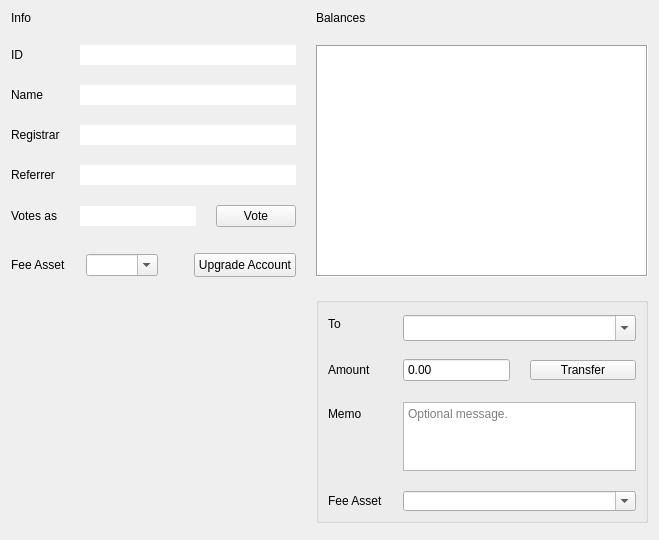
<?xml version="1.0" encoding="UTF-8"?>
<ui version="4.0">
 <class>DashboardTab</class>
 <widget class="QWidget" name="DashboardTab">
  <property name="geometry">
   <rect>
    <x>0</x>
    <y>0</y>
    <width>659</width>
    <height>540</height>
   </rect>
  </property>
  <property name="windowTitle">
   <string>Form</string>
  </property>
  <property name="styleSheet">
   <string notr="true">QLineEdit {
	padding-left: 4px;
}
</string>
  </property>
  <layout class="QGridLayout" name="gridLayout">
   <property name="spacing">
    <number>20</number>
   </property>
   <item row="1" column="1">
    <widget class="QGroupBox" name="transferGroup">
     <property name="sizePolicy">
      <sizepolicy hsizetype="Expanding" vsizetype="Preferred">
       <horstretch>0</horstretch>
       <verstretch>0</verstretch>
      </sizepolicy>
     </property>
     <property name="maximumSize">
      <size>
       <width>400</width>
       <height>16777215</height>
      </size>
     </property>
     <property name="title">
      <string/>
     </property>
     <layout class="QFormLayout" name="formLayout">
      <property name="fieldGrowthPolicy">
       <enum>QFormLayout::AllNonFixedFieldsGrow</enum>
      </property>
      <property name="horizontalSpacing">
       <number>20</number>
      </property>
      <property name="verticalSpacing">
       <number>20</number>
      </property>
      <item row="0" column="0">
       <widget class="QLabel" name="label_2">
        <property name="text">
         <string>To</string>
        </property>
       </widget>
      </item>
      <item row="0" column="1">
       <layout class="QHBoxLayout" name="horizontalLayout_4">
        <property name="spacing">
         <number>20</number>
        </property>
        <item>
         <widget class="QComboBox" name="transferToAccount">
          <property name="sizePolicy">
           <sizepolicy hsizetype="Preferred" vsizetype="Minimum">
            <horstretch>0</horstretch>
            <verstretch>0</verstretch>
           </sizepolicy>
          </property>
          <property name="minimumSize">
           <size>
            <width>0</width>
            <height>26</height>
           </size>
          </property>
          <property name="maximumSize">
           <size>
            <width>16777215</width>
            <height>20</height>
           </size>
          </property>
          <property name="editable">
           <bool>true</bool>
          </property>
         </widget>
        </item>
       </layout>
      </item>
      <item row="1" column="0">
       <widget class="QLabel" name="label_3">
        <property name="text">
         <string>Amount</string>
        </property>
       </widget>
      </item>
      <item row="1" column="1">
       <layout class="QHBoxLayout" name="horizontalLayout_6">
        <property name="spacing">
         <number>20</number>
        </property>
        <item>
         <widget class="QDoubleSpinBox" name="transferAmount">
          <property name="sizePolicy">
           <sizepolicy hsizetype="Preferred" vsizetype="Fixed">
            <horstretch>0</horstretch>
            <verstretch>1</verstretch>
           </sizepolicy>
          </property>
          <property name="minimumSize">
           <size>
            <width>0</width>
            <height>24</height>
           </size>
          </property>
          <property name="locale">
           <locale language="C" country="AnyCountry"/>
          </property>
          <property name="buttonSymbols">
           <enum>QAbstractSpinBox::NoButtons</enum>
          </property>
         </widget>
        </item>
        <item>
         <widget class="QPushButton" name="transferButton">
          <property name="minimumSize">
           <size>
            <width>0</width>
            <height>20</height>
           </size>
          </property>
          <property name="maximumSize">
           <size>
            <width>16777215</width>
            <height>20</height>
           </size>
          </property>
          <property name="text">
           <string>Transfer</string>
          </property>
         </widget>
        </item>
       </layout>
      </item>
      <item row="2" column="0">
       <widget class="QLabel" name="transferMemoLabel">
        <property name="text">
         <string>Memo</string>
        </property>
       </widget>
      </item>
      <item row="2" column="1">
       <widget class="QPlainTextEdit" name="transferMemo">
        <property name="sizePolicy">
         <sizepolicy hsizetype="Expanding" vsizetype="Expanding">
          <horstretch>0</horstretch>
          <verstretch>0</verstretch>
         </sizepolicy>
        </property>
        <property name="minimumSize">
         <size>
          <width>0</width>
          <height>50</height>
         </size>
        </property>
        <property name="maximumSize">
         <size>
          <width>2000</width>
          <height>100</height>
         </size>
        </property>
        <property name="sizeIncrement">
         <size>
          <width>0</width>
          <height>0</height>
         </size>
        </property>
        <property name="baseSize">
         <size>
          <width>0</width>
          <height>0</height>
         </size>
        </property>
        <property name="placeholderText">
         <string>Optional message.</string>
        </property>
       </widget>
      </item>
      <item row="3" column="0">
       <widget class="QLabel" name="transferFeeLabel">
        <property name="text">
         <string>Fee Asset</string>
        </property>
       </widget>
      </item>
      <item row="3" column="1">
       <layout class="QHBoxLayout" name="horizontalLayout_2">
        <property name="spacing">
         <number>20</number>
        </property>
        <item>
         <widget class="QComboBox" name="transferFeeAsset">
          <property name="minimumSize">
           <size>
            <width>0</width>
            <height>20</height>
           </size>
          </property>
          <property name="editable">
           <bool>true</bool>
          </property>
         </widget>
        </item>
       </layout>
      </item>
     </layout>
    </widget>
   </item>
   <item row="0" column="1">
    <layout class="QVBoxLayout" name="verticalLayout_3">
     <property name="spacing">
      <number>20</number>
     </property>
     <item>
      <widget class="QLabel" name="label_4">
       <property name="text">
        <string>Balances</string>
       </property>
      </widget>
     </item>
     <item>
      <widget class="QTableWidget" name="balanceTable">
       <property name="sizePolicy">
        <sizepolicy hsizetype="Expanding" vsizetype="Expanding">
         <horstretch>0</horstretch>
         <verstretch>0</verstretch>
        </sizepolicy>
       </property>
       <property name="frameShape">
        <enum>QFrame::Box</enum>
       </property>
       <property name="frameShadow">
        <enum>QFrame::Sunken</enum>
       </property>
       <property name="editTriggers">
        <set>QAbstractItemView::NoEditTriggers</set>
       </property>
       <property name="selectionMode">
        <enum>QAbstractItemView::SingleSelection</enum>
       </property>
       <property name="selectionBehavior">
        <enum>QAbstractItemView::SelectRows</enum>
       </property>
       <property name="showGrid">
        <bool>false</bool>
       </property>
       <attribute name="horizontalHeaderVisible">
        <bool>false</bool>
       </attribute>
       <attribute name="verticalHeaderVisible">
        <bool>false</bool>
       </attribute>
       <column>
        <property name="text">
         <string>Balance</string>
        </property>
       </column>
       <column>
        <property name="text">
         <string>Asset</string>
        </property>
       </column>
      </widget>
     </item>
    </layout>
   </item>
   <item row="2" column="1">
    <spacer name="verticalSpacer_2">
     <property name="orientation">
      <enum>Qt::Vertical</enum>
     </property>
     <property name="sizeHint" stdset="0">
      <size>
       <width>20</width>
       <height>40</height>
      </size>
     </property>
    </spacer>
   </item>
   <item row="0" column="0">
    <layout class="QVBoxLayout" name="verticalLayout_2">
     <property name="spacing">
      <number>20</number>
     </property>
     <item>
      <widget class="QLabel" name="label">
       <property name="text">
        <string>Info</string>
       </property>
      </widget>
     </item>
     <item>
      <layout class="QFormLayout" name="formLayout_2">
       <property name="fieldGrowthPolicy">
        <enum>QFormLayout::AllNonFixedFieldsGrow</enum>
       </property>
       <property name="horizontalSpacing">
        <number>20</number>
       </property>
       <property name="verticalSpacing">
        <number>20</number>
       </property>
       <item row="0" column="0">
        <widget class="QLabel" name="label_8">
         <property name="text">
          <string>ID</string>
         </property>
        </widget>
       </item>
       <item row="0" column="1">
        <widget class="QLineEdit" name="dashAccountId">
         <property name="minimumSize">
          <size>
           <width>0</width>
           <height>20</height>
          </size>
         </property>
         <property name="baseSize">
          <size>
           <width>0</width>
           <height>0</height>
          </size>
         </property>
         <property name="frame">
          <bool>false</bool>
         </property>
         <property name="readOnly">
          <bool>true</bool>
         </property>
        </widget>
       </item>
       <item row="1" column="0">
        <widget class="QLabel" name="label_12">
         <property name="text">
          <string>Name</string>
         </property>
        </widget>
       </item>
       <item row="1" column="1">
        <widget class="QLineEdit" name="dashAccountName">
         <property name="minimumSize">
          <size>
           <width>0</width>
           <height>20</height>
          </size>
         </property>
         <property name="styleSheet">
          <string notr="true">font-weight: bold;</string>
         </property>
         <property name="frame">
          <bool>false</bool>
         </property>
         <property name="readOnly">
          <bool>true</bool>
         </property>
        </widget>
       </item>
       <item row="2" column="0">
        <widget class="QLabel" name="label_35">
         <property name="text">
          <string>Registrar</string>
         </property>
        </widget>
       </item>
       <item row="2" column="1">
        <widget class="QLineEdit" name="dashRegistrar">
         <property name="minimumSize">
          <size>
           <width>0</width>
           <height>20</height>
          </size>
         </property>
         <property name="frame">
          <bool>false</bool>
         </property>
         <property name="readOnly">
          <bool>true</bool>
         </property>
        </widget>
       </item>
       <item row="3" column="0">
        <widget class="QLabel" name="label_36">
         <property name="text">
          <string>Referrer</string>
         </property>
        </widget>
       </item>
       <item row="3" column="1">
        <widget class="QLineEdit" name="dashReferrer">
         <property name="minimumSize">
          <size>
           <width>0</width>
           <height>20</height>
          </size>
         </property>
         <property name="styleSheet">
          <string notr="true"/>
         </property>
         <property name="text">
          <string/>
         </property>
         <property name="frame">
          <bool>false</bool>
         </property>
         <property name="readOnly">
          <bool>true</bool>
         </property>
        </widget>
       </item>
       <item row="4" column="0">
        <widget class="QLabel" name="label_37">
         <property name="text">
          <string>Votes as</string>
         </property>
        </widget>
       </item>
       <item row="4" column="1">
        <layout class="QHBoxLayout" name="horizontalLayout">
         <item>
          <widget class="QLineEdit" name="dashVotesAs">
           <property name="minimumSize">
            <size>
             <width>0</width>
             <height>20</height>
            </size>
           </property>
           <property name="text">
            <string/>
           </property>
           <property name="frame">
            <bool>false</bool>
           </property>
           <property name="readOnly">
            <bool>true</bool>
           </property>
          </widget>
         </item>
         <item>
          <widget class="QPushButton" name="voteButton">
           <property name="text">
            <string>Vote</string>
           </property>
          </widget>
         </item>
        </layout>
       </item>
      </layout>
     </item>
     <item>
      <spacer name="verticalSpacer">
       <property name="orientation">
        <enum>Qt::Vertical</enum>
       </property>
       <property name="sizeHint" stdset="0">
        <size>
         <width>20</width>
         <height>40</height>
        </size>
       </property>
      </spacer>
     </item>
     <item>
      <layout class="QHBoxLayout" name="horizontalLayout_7">
       <property name="spacing">
        <number>20</number>
       </property>
       <item>
        <widget class="QLabel" name="upgradeFeeLabel">
         <property name="text">
          <string>Fee Asset</string>
         </property>
        </widget>
       </item>
       <item>
        <widget class="QComboBox" name="upgradeFeeAsset">
         <property name="minimumSize">
          <size>
           <width>0</width>
           <height>20</height>
          </size>
         </property>
         <property name="editable">
          <bool>true</bool>
         </property>
        </widget>
       </item>
       <item>
        <spacer name="horizontalSpacer_3">
         <property name="orientation">
          <enum>Qt::Horizontal</enum>
         </property>
         <property name="sizeHint" stdset="0">
          <size>
           <width>40</width>
           <height>20</height>
          </size>
         </property>
        </spacer>
       </item>
       <item>
        <widget class="QPushButton" name="upgradeButton">
         <property name="minimumSize">
          <size>
           <width>0</width>
           <height>24</height>
          </size>
         </property>
         <property name="text">
          <string>Upgrade Account</string>
         </property>
        </widget>
       </item>
      </layout>
     </item>
    </layout>
   </item>
  </layout>
 </widget>
 <tabstops>
  <tabstop>dashAccountId</tabstop>
  <tabstop>dashAccountName</tabstop>
  <tabstop>dashRegistrar</tabstop>
  <tabstop>dashReferrer</tabstop>
  <tabstop>upgradeFeeAsset</tabstop>
  <tabstop>upgradeButton</tabstop>
  <tabstop>balanceTable</tabstop>
  <tabstop>transferToAccount</tabstop>
  <tabstop>transferAmount</tabstop>
  <tabstop>transferButton</tabstop>
  <tabstop>transferMemo</tabstop>
  <tabstop>transferFeeAsset</tabstop>
 </tabstops>
 <resources/>
 <connections/>
</ui>
